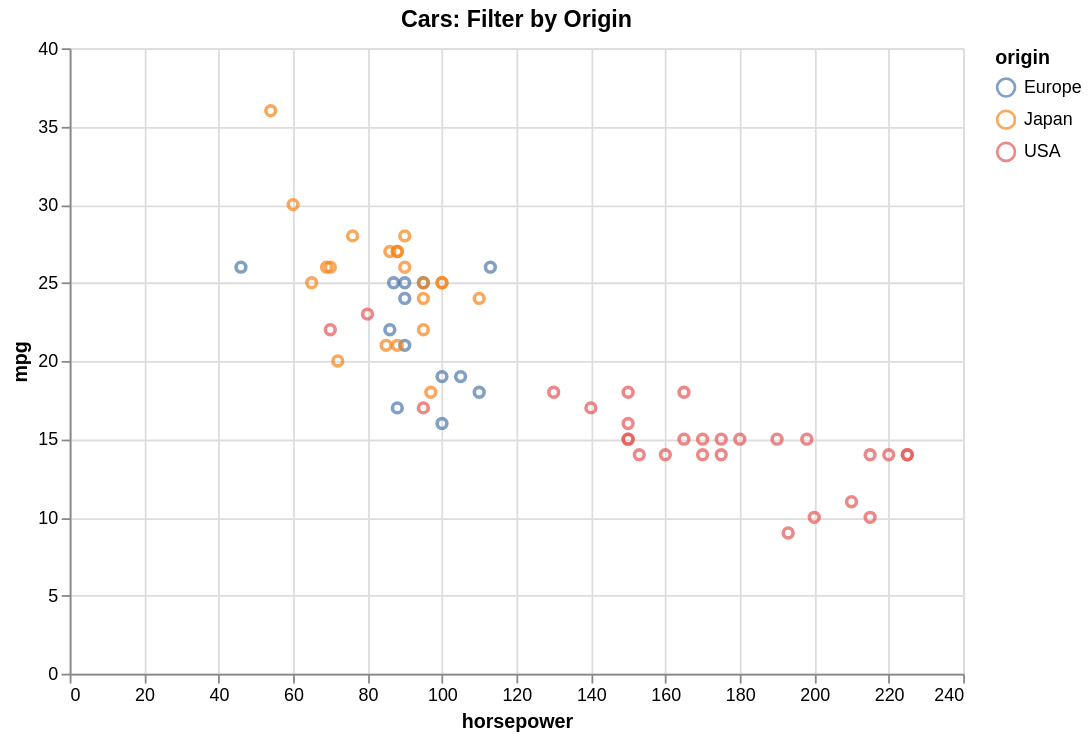

Vega-Lite specification stored for this chart:
### Vega-Lite specification from a JSON file in a GitHub repository (floating-point values rounded to 4 significant figures)
{"$schema": "https://vega.github.io/schema/vega-lite/v5.json", "height": 350, "encoding": {"tooltip": [{"field": "horsepower", "type": "quantitative"}, {"field": "origin", "type": "nominal"}, {"field": "mpg", "type": "quantitative"}], "x": {"field": "horsepower", "type": "quantitative"}, "color": {"field": "origin", "type": "nominal"}, "y": {"field": "mpg", "type": "quantitative"}}, "data": {"values": [{"horsepower": 130, "acceleration": 12.0, "weight": 3504, "mpg": 18, "cylinders": 8, "origin": "USA"}, {"horsepower": 165, "acceleration": 11.5, "weight": 3693, "mpg": 15, "cylinders": 8, "origin": "USA"}, {"horsepower": 150, "acceleration": 11.0, "weight": 3436, "mpg": 18, "cylinders": 8, "origin": "USA"}, {"horsepower": 150, "acceleration": 12.0, "weight": 3433, "mpg": 16, "cylinders": 8, "origin": "USA"}, {"horsepower": 140, "acceleration": 10.5, "weight": 3449, "mpg": 17, "cylinders": 8, "origin": "USA"}, {"horsepower": 198, "acceleration": 10.0, "weight": 4341, "mpg": 15, "cylinders": 8, "origin": "USA"}, {"horsepower": 220, "acceleration": 9.0, "weight": 4354, "mpg": 14, "cylinders": 8, "origin": "USA"}, {"horsepower": 215, "acceleration": 8.5, "weight": 4312, "mpg": 14, "cylinders": 8, "origin": "USA"}, {"horsepower": 225, "acceleration": 10.0, "weight": 4425, "mpg": 14, "cylinders": 8, "origin": "USA"}, {"horsepower": 190, "acceleration": 8.5, "weight": 3850, "mpg": 15, "cylinders": 8, "origin": "USA"}, {"horsepower": 170, "acceleration": 10.0, "weight": 3563, "mpg": 15, "cylinders": 8, "origin": "USA"}, {"horsepower": 160, "acceleration": 8.0, "weight": 3609, "mpg": 14, "cylinders": 8, "origin": "USA"}, {"horsepower": 150, "acceleration": 9.5, "weight": 3761, "mpg": 15, "cylinders": 8, "origin": "USA"}, {"horsepower": 225, "acceleration": 10.0, "weight": 3086, "mpg": 14, "cylinders": 8, "origin": "USA"}, {"horsepower": 95, "acceleration": 15.0, "weight": 2372, "mpg": 24, "cylinders": 4, "origin": "Japan"}, {"horsepower": 95, "acceleration": 15.5, "weight": 2833, "mpg": 22, "cylinders": 4, "origin": "Japan"}, {"horsepower": 97, "acceleration": 15.5, "weight": 2774, "mpg": 18, "cylinders": 4, "origin": "Japan"}, {"horsepower": 85, "acceleration": 16.0, "weight": 2587, "mpg": 21, "cylinders": 4, "origin": "Japan"}, {"horsepower": 88, "acceleration": 14.5, "weight": 2130, "mpg": 27, "cylinders": 4, "origin": "Japan"}, {"horsepower": 46, "acceleration": 20.5, "weight": 1835, "mpg": 26, "cylinders": 4, "origin": "Europe"}, {"horsepower": 87, "acceleration": 17.5, "weight": 2672, "mpg": 25, "cylinders": 4, "origin": "Europe"}, {"horsepower": 90, "acceleration": 15.0, "weight": 2430, "mpg": 24, "cylinders": 4, "origin": "Europe"}, {"horsepower": 95, "acceleration": 17.5, "weight": 2375, "mpg": 25, "cylinders": 4, "origin": "Europe"}, {"horsepower": 113, "acceleration": 15.5, "weight": 2234, "mpg": 26, "cylinders": 4, "origin": "Europe"}, {"horsepower": 90, "acceleration": 18.5, "weight": 2648, "mpg": 21, "cylinders": 4, "origin": "Europe"}, {"horsepower": 215, "acceleration": 14.0, "weight": 4615, "mpg": 10, "cylinders": 8, "origin": "USA"}, {"horsepower": 200, "acceleration": 13.0, "weight": 4376, "mpg": 10, "cylinders": 8, "origin": "USA"}, {"horsepower": 210, "acceleration": 13.5, "weight": 4382, "mpg": 11, "cylinders": 8, "origin": "USA"}, {"horsepower": 193, "acceleration": 18.0, "weight": 4732, "mpg": 9, "cylinders": 8, "origin": "USA"}, {"horsepower": 88, "acceleration": 14.5, "weight": 2130, "mpg": 27, "cylinders": 4, "origin": "Japan"}, {"horsepower": 90, "acceleration": 13.5, "weight": 2264, "mpg": 28, "cylinders": 4, "origin": "Japan"}, {"horsepower": 95, "acceleration": 15.5, "weight": 2228, "mpg": 25, "cylinders": 4, "origin": "Japan"}, {"horsepower": 100, "acceleration": 19.0, "weight": 2046, "mpg": 25, "cylinders": 4, "origin": "Japan"}, {"horsepower": 105, "acceleration": 13.0, "weight": 2634, "mpg": 19, "cylinders": 4, "origin": "Europe"}, {"horsepower": 100, "acceleration": 15.5, "weight": 2702, "mpg": 16, "cylinders": 4, "origin": "Europe"}, {"horsepower": 88, "acceleration": 16.5, "weight": 2875, "mpg": 17, "cylinders": 4, "origin": "Europe"}, {"horsepower": 100, "acceleration": 17.0, "weight": 2901, "mpg": 19, "cylinders": 4, "origin": "Europe"}, {"horsepower": 165, "acceleration": 11.0, "weight": 3353, "mpg": 18, "cylinders": 6, "origin": "USA"}, {"horsepower": 175, "acceleration": 11.5, "weight": 3169, "mpg": 14, "cylinders": 6, "origin": "USA"}, {"horsepower": 153, "acceleration": 12.5, "weight": 2906, "mpg": 14, "cylinders": 6, "origin": "USA"}, {"horsepower": 150, "acceleration": 13.5, "weight": 3380, "mpg": 15, "cylinders": 6, "origin": "USA"}, {"horsepower": 180, "acceleration": 12.0, "weight": 3740, "mpg": 15, "cylinders": 8, "origin": "USA"}, {"horsepower": 170, "acceleration": 11.0, "weight": 4080, "mpg": 14, "cylinders": 8, "origin": "USA"}, {"horsepower": 175, "acceleration": 11.5, "weight": 3645, "mpg": 15, "cylinders": 8, "origin": "USA"}, {"horsepower": 110, "acceleration": 14.0, "weight": 2585, "mpg": 24, "cylinders": 4, "origin": "Japan"}, {"horsepower": 72, "acceleration": 19.0, "weight": 2310, "mpg": 20, "cylinders": 4, "origin": "Japan"}, {"horsepower": 100, "acceleration": 15.0, "weight": 2472, "mpg": 25, "cylinders": 4, "origin": "Japan"}, {"horsepower": 88, "acceleration": 16.0, "weight": 2265, "mpg": 21, "cylinders": 4, "origin": "Japan"}, {"horsepower": 86, "acceleration": 19.5, "weight": 2110, "mpg": 27, "cylinders": 4, "origin": "Japan"}, {"horsepower": 90, "acceleration": 14.5, "weight": 2800, "mpg": 26, "cylinders": 4, "origin": "Japan"}, {"horsepower": 70, "acceleration": 19.5, "weight": 2110, "mpg": 26, "cylinders": 4, "origin": "Japan"}, {"horsepower": 76, "acceleration": 17.0, "weight": 2085, "mpg": 28, "cylinders": 4, "origin": "Japan"}, {"horsepower": 65, "acceleration": 17.0, "weight": 2245, "mpg": 25, "cylinders": 4, "origin": "Japan"}, {"horsepower": 69, "acceleration": 15.0, "weight": 1965, "mpg": 26, "cylinders": 4, "origin": "Japan"}, {"horsepower": 60, "acceleration": 17.0, "weight": 1755, "mpg": 30, "cylinders": 4, "origin": "Japan"}, {"horsepower": 70, "acceleration": 14.0, "weight": 2815, "mpg": 22, "cylinders": 6, "origin": "USA"}, {"horsepower": 95, "acceleration": 12.5, "weight": 3210, "mpg": 17, "cylinders": 6, "origin": "USA"}, {"horsepower": 80, "acceleration": 13.5, "weight": 3380, "mpg": 23, "cylinders": 6, "origin": "USA"}, {"horsepower": 54, "acceleration": 15.5, "weight": 1760, "mpg": 36, "cylinders": 4, "origin": "Japan"}, {"horsepower": 90, "acceleration": 14.0, "weight": 2130, "mpg": 25, "cylinders": 4, "origin": "Europe"}, {"horsepower": 86, "acceleration": 15.5, "weight": 2205, "mpg": 22, "cylinders": 4, "origin": "Europe"}, {"horsepower": 110, "acceleration": 13.5, "weight": 2245, "mpg": 18, "cylinders": 4, "origin": "Europe"}]}, "title": "Cars: Filter by Origin", "width": 500, "mark": "point", "params": [{"name": "select_origin", "bind": {"options": [null, "Europe", "Japan", "USA"], "name": "origin: ", "labels": ["All", "Europe", "Japan", "USA"], "input": "select"}, "value": null}], "transform": [{"filter": "select_origin === null || datum.origin === select_origin"}]}
